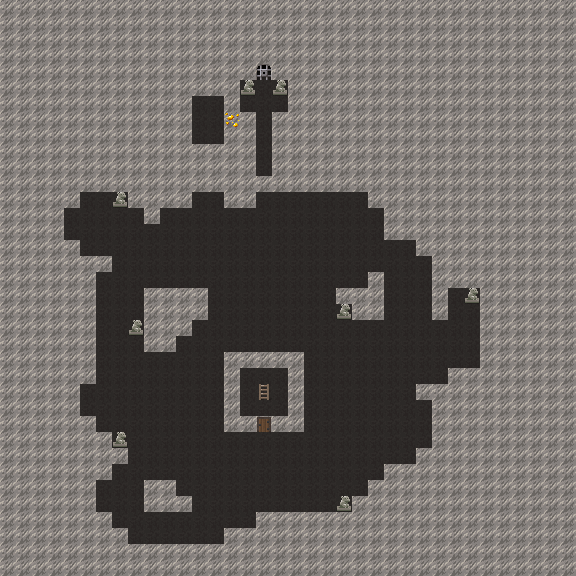

This game map was drawn from its Tiled (.tmx) file and the tilesets committed beside it. A one-line description and the full map source follow:
An orthogonal 36x36 tile map with 16x16 px tiles, 1 tile layer (块层 1).

<map version="1.2" tiledversion="1.2.4" orientation="orthogonal" renderorder="right-down" width="36" height="36" tilewidth="16" tileheight="16" infinite="0" nextlayerid="2" nextobjectid="1">
 <tileset firstgid="1" name="tiles2" tilewidth="16" tileheight="16" tilecount="64" columns="16">
  <image source="../../core/src/main/assets/levels/tiles2.png" width="256" height="64" />
 </tileset>
 <layer id="1" name="块层 1" width="36" height="36">
  <data encoding="csv">
5,5,5,5,5,5,5,5,5,5,5,5,5,5,5,5,5,5,5,5,5,5,5,5,5,5,5,5,5,5,5,5,5,5,5,5,
5,5,5,5,5,5,5,5,5,5,5,5,5,5,5,5,5,5,5,5,5,5,5,5,5,5,5,5,5,5,5,5,5,5,5,5,
5,5,5,5,5,5,5,5,5,5,5,5,5,5,5,5,5,5,5,5,5,5,5,5,5,5,5,5,5,5,5,5,5,5,5,5,
5,5,5,5,5,5,5,5,5,5,5,5,5,5,5,5,5,5,5,5,5,5,5,5,5,5,5,5,5,5,5,5,5,5,5,5,
5,5,5,5,5,5,5,5,5,5,5,5,5,5,5,5,22,5,5,5,5,5,5,5,5,5,5,5,5,5,5,5,5,5,5,5,
5,5,5,5,5,5,5,5,5,5,5,5,5,5,5,26,2,26,5,5,5,5,5,5,5,5,5,5,5,5,5,5,5,5,5,5,
5,5,5,5,5,5,5,5,5,5,5,5,2,2,5,2,2,2,5,5,5,5,5,5,5,5,5,5,5,5,5,5,5,5,5,5,
5,5,5,5,5,5,5,5,5,5,5,5,2,2,13,5,2,5,5,5,5,5,5,5,5,5,5,5,5,5,5,5,5,5,5,5,
5,5,5,5,5,5,5,5,5,5,5,5,2,2,17,17,2,5,5,5,5,5,5,5,5,5,5,5,5,5,5,5,5,5,5,5,
5,5,5,5,5,5,5,5,5,5,5,5,5,5,5,5,2,5,5,5,5,5,5,5,5,5,5,5,5,5,5,5,5,5,5,5,
5,5,5,5,5,5,5,5,5,5,5,5,5,5,5,5,2,5,5,5,5,5,5,5,5,5,5,5,5,5,5,5,5,5,5,5,
5,5,5,5,5,5,5,5,5,5,5,5,5,5,5,5,5,5,5,5,5,5,5,5,5,5,5,5,5,5,5,5,5,5,5,5,
5,5,5,5,5,2,2,26,5,5,5,5,2,2,5,5,2,2,2,2,2,2,2,5,5,5,5,5,5,5,5,5,5,5,5,5,
5,5,5,5,2,2,2,2,2,5,2,2,2,2,2,2,2,2,2,2,2,2,2,2,5,5,5,5,5,5,5,5,5,5,5,5,
5,5,5,5,2,2,2,2,2,2,2,2,2,2,2,2,2,2,2,2,2,2,2,2,5,5,5,5,5,5,5,5,5,5,5,5,
5,5,5,5,5,2,2,2,2,2,2,2,2,2,2,2,2,2,2,2,2,2,2,2,2,2,5,5,5,5,5,5,5,5,5,5,
5,5,5,5,5,5,5,2,2,2,2,2,2,2,2,2,2,2,2,2,2,2,2,2,2,2,2,5,5,5,5,5,5,5,5,5,
5,5,5,5,5,5,2,2,2,2,2,2,2,2,2,2,2,2,2,2,2,2,2,5,2,2,2,5,5,5,5,5,5,5,5,5,
5,5,5,5,5,5,2,2,2,5,5,5,5,2,2,2,2,2,2,2,2,5,5,5,2,2,2,5,2,26,5,5,5,5,5,5,
5,5,5,5,5,5,2,2,2,5,5,5,5,2,2,2,2,2,2,2,2,26,5,5,2,2,2,5,2,2,5,5,5,5,5,5,
5,5,5,5,5,5,2,2,26,5,5,5,2,2,2,2,2,2,2,2,2,2,2,2,2,2,2,2,2,2,5,5,5,5,5,5,
5,5,5,5,5,5,2,2,2,5,5,2,2,2,2,2,2,2,2,2,2,2,2,2,2,2,2,2,2,2,5,5,5,5,5,5,
5,5,5,5,5,5,2,2,2,2,2,2,2,2,5,5,5,5,5,2,2,2,2,2,2,2,2,2,2,2,5,5,5,5,5,5,
5,5,5,5,5,5,2,2,2,2,2,2,2,2,5,2,2,2,5,2,2,2,2,2,2,2,2,2,5,5,5,5,5,5,5,5,
5,5,5,5,5,2,2,2,2,2,2,2,2,2,5,2,8,2,5,2,2,2,2,2,2,2,5,5,5,5,5,5,5,5,5,5,
5,5,5,5,5,2,2,2,2,2,2,2,2,2,5,2,2,2,5,2,2,2,2,2,2,2,2,5,5,5,5,5,5,5,5,5,
5,5,5,5,5,5,2,2,2,2,2,2,2,2,5,5,6,5,5,2,2,2,2,2,2,2,2,5,5,5,5,5,5,5,5,5,
5,5,5,5,5,5,5,26,2,2,2,2,2,2,2,2,2,2,2,2,2,2,2,2,2,2,2,5,5,5,5,5,5,5,5,5,
5,5,5,5,5,5,5,5,2,2,2,2,2,2,2,2,2,2,2,2,2,2,2,2,2,2,5,5,5,5,5,5,5,5,5,5,
5,5,5,5,5,5,5,2,2,2,2,2,2,2,2,2,2,2,2,2,2,2,2,2,5,5,5,5,5,5,5,5,5,5,5,5,
5,5,5,5,5,5,2,2,2,5,5,2,2,2,2,2,2,2,2,2,2,2,2,5,5,5,5,5,5,5,5,5,5,5,5,5,
5,5,5,5,5,5,2,2,2,5,5,5,2,2,2,2,2,2,2,2,2,26,5,5,5,5,5,5,5,5,5,5,5,5,5,5,
5,5,5,5,5,5,5,2,2,2,2,2,2,2,2,2,5,5,5,5,5,5,5,5,5,5,5,5,5,5,5,5,5,5,5,5,
5,5,5,5,5,5,5,5,2,2,2,2,2,2,5,5,5,5,5,5,5,5,5,5,5,5,5,5,5,5,5,5,5,5,5,5,
5,5,5,5,5,5,5,5,5,5,5,5,5,5,5,5,5,5,5,5,5,5,5,5,5,5,5,5,5,5,5,5,5,5,5,5,
5,5,5,5,5,5,5,5,5,5,5,5,5,5,5,5,5,5,5,5,5,5,5,5,5,5,5,5,5,5,5,5,5,5,5,5
</data>
 </layer>
</map>
